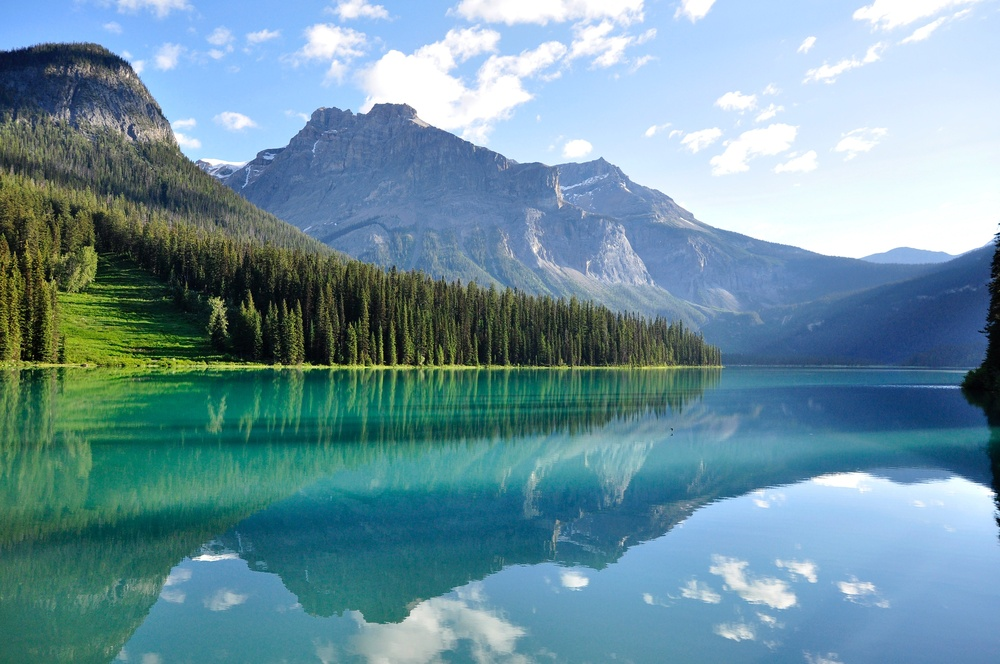
%> input picture Edge Detection/image.jpg, 1000 x 664 px, shrunk from 3300 x 2192 before the run
$ octave EdgeDetection.m   (GNU Octave 9; MATLAB toolbox functions it lacks are replaced by stand-ins)
%> lines starting %> are read from the running program, lines starting %| are printed output that depends on the picture
% Read the image
originalImage = imread('image.jpg');
%> originalImage is the input picture: size 664x1000x3 uint8; mean R, G, B 108.1, 146.1, 158.9

% Convert the image to grayscale
grayImage = rgb2gray(originalImage);
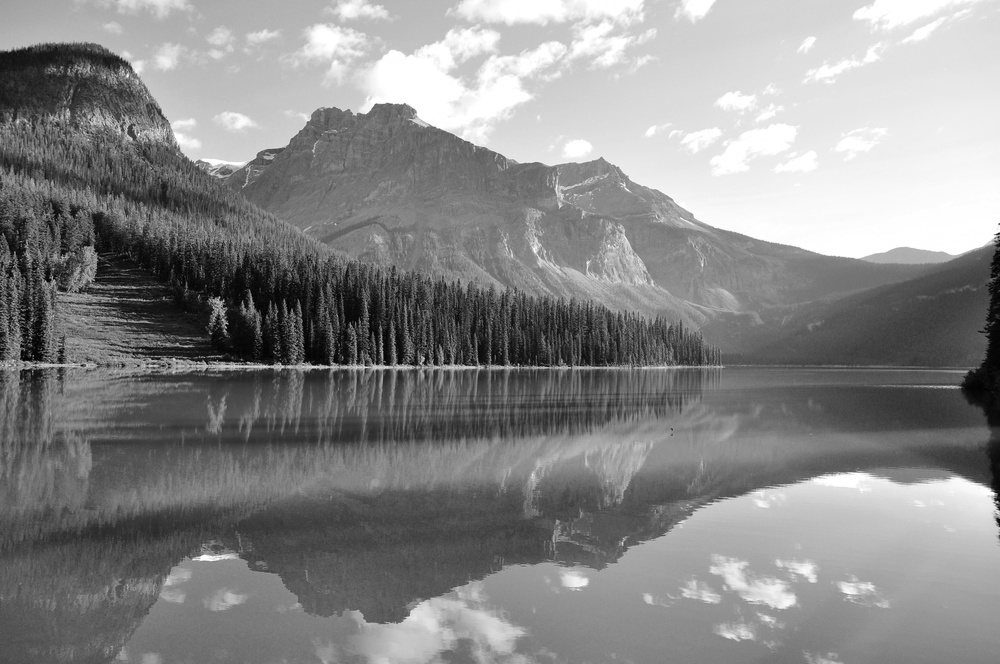
%> grayImage: size 664x1000 uint8; min 1, max 255, mean 136.2

% Define the Sobel operator kernels for horizontal and vertical edges
sobelHorizontal = [-1, -2, -1; 0, 0, 0; 1, 2, 1];
sobelVertical = [-1, 0, 1; -2, 0, 2; -1, 0, 1];

% Apply convolution to detect horizontal and vertical edges
edgeHorizontal = conv2(double(grayImage), sobelHorizontal, 'same');
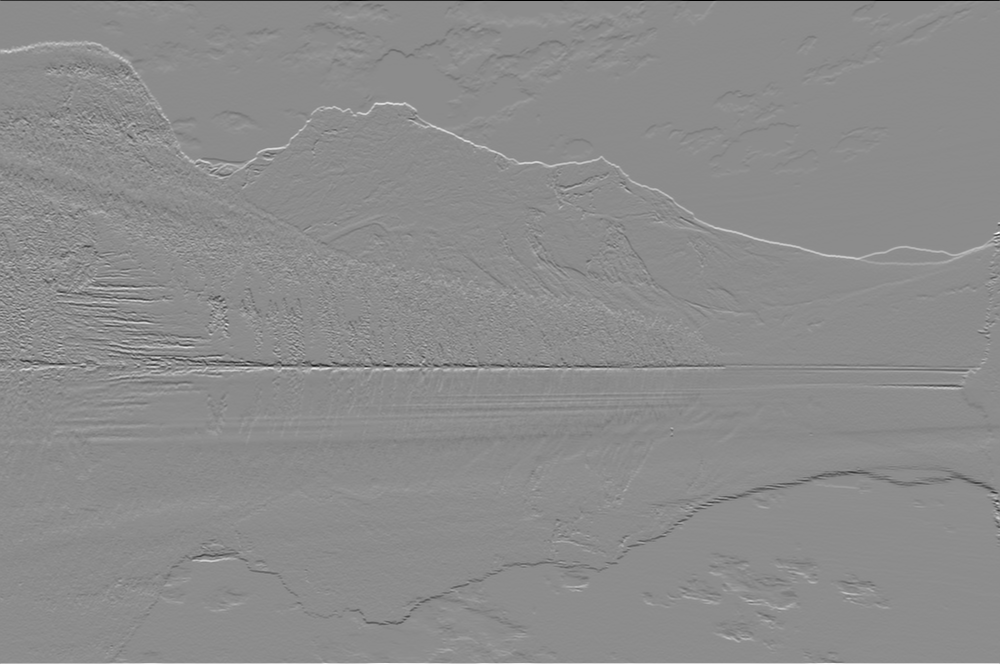
%> edgeHorizontal: size 664x1000 double; min -1020, max 833, mean 0.5; drawn with min black and max white
edgeVertical = conv2(double(grayImage), sobelVertical, 'same');
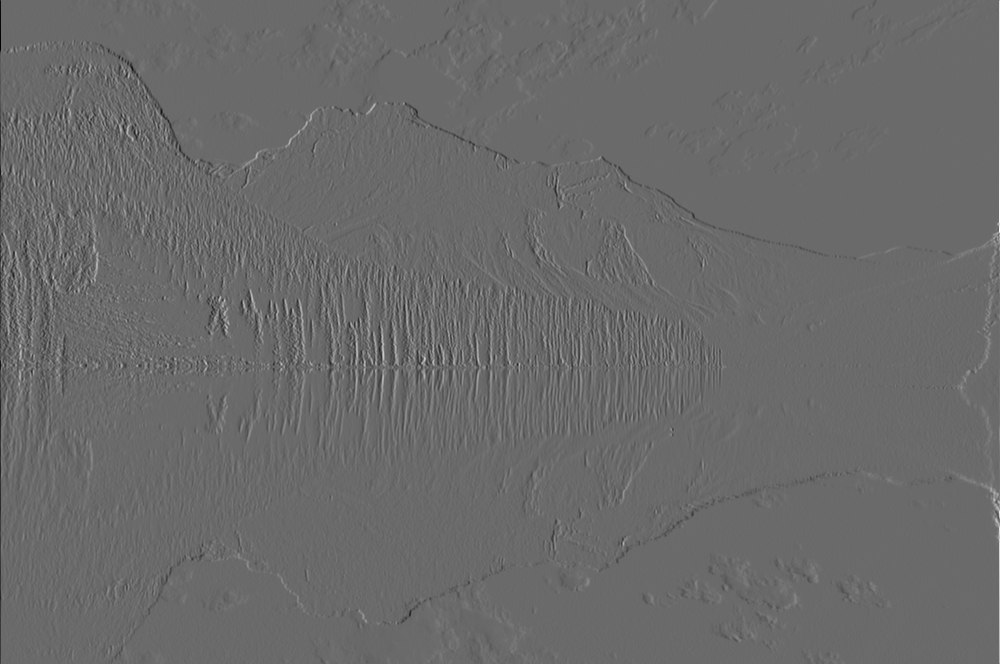
%> edgeVertical: size 664x1000 double; min -732, max 1019, mean -0.2; drawn with min black and max white

% Combine horizontal and vertical edges to get the overall edge magnitude
edgeMagnitude = sqrt(edgeHorizontal.^2 + edgeVertical.^2);
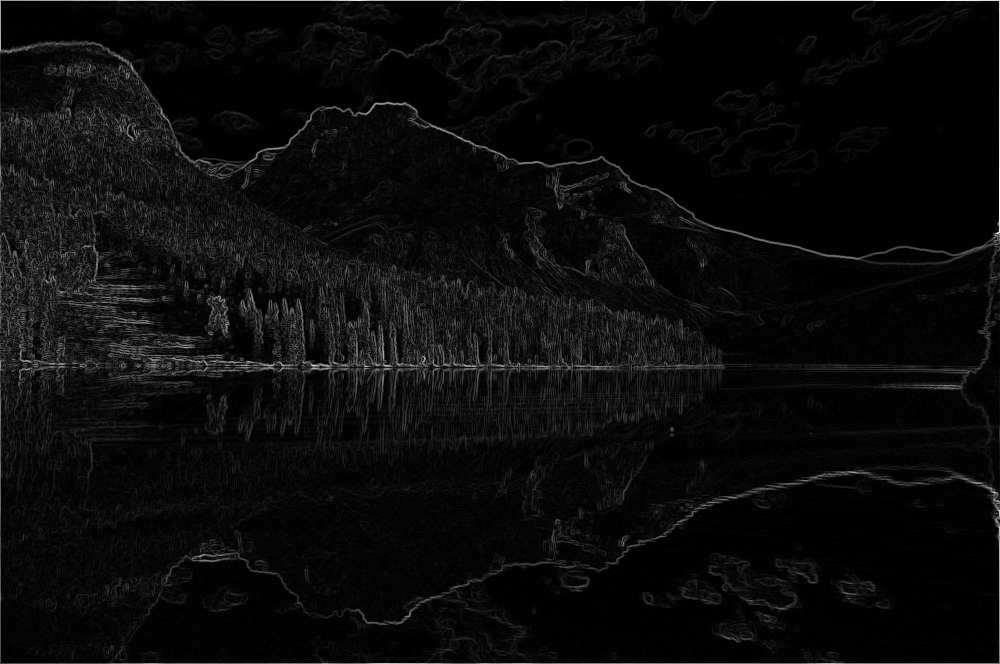
%> edgeMagnitude: size 664x1000 double; min 0, max 1020, mean 46.9; drawn with min black and max white

% Normalize the edge magnitude to the range [0, 255]
edgeMagnitude = uint8((edgeMagnitude / max(edgeMagnitude(:))) * 255);
%> edgeMagnitude: size 664x1000 uint8

% Apply a threshold to obtain a binary edge map
threshold = 50; % Adjust the threshold based on your image
binaryEdgeMap = edgeMagnitude > threshold;
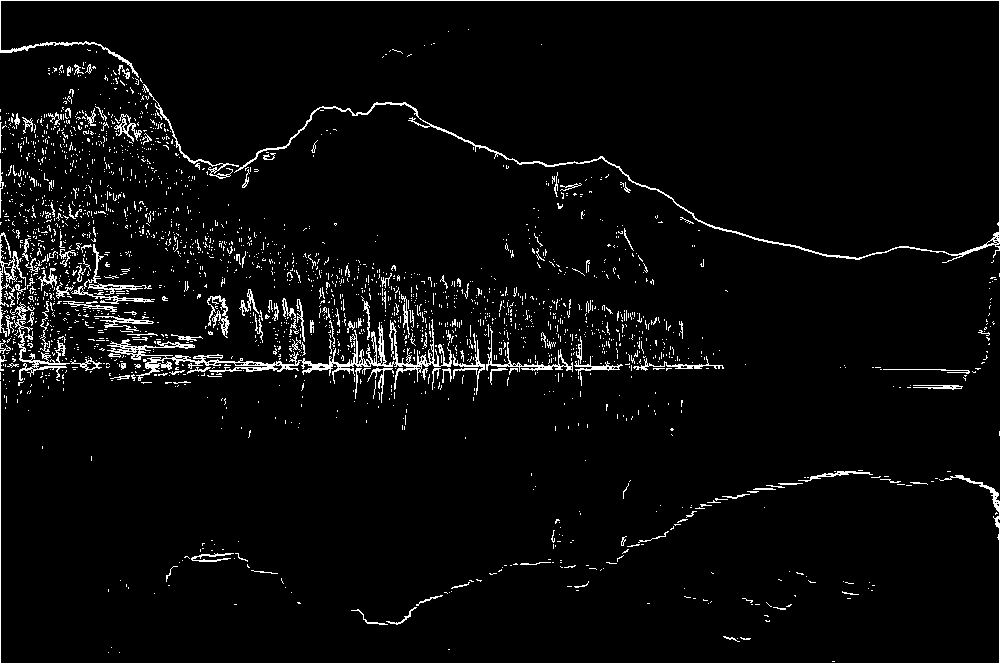
%> binaryEdgeMap: size 664x1000 logical; 4.1% white in thin lines or dots

% Display the results
figure;
subplot(2, 2, 1);
imshow(grayImage);
title('Original Grayscale Image');

subplot(2, 2, 2);
imshow(edgeMagnitude, []);
title('Edge Magnitude');

subplot(2, 2, 3);
imshow(binaryEdgeMap);
title('Binary Edge Map');
